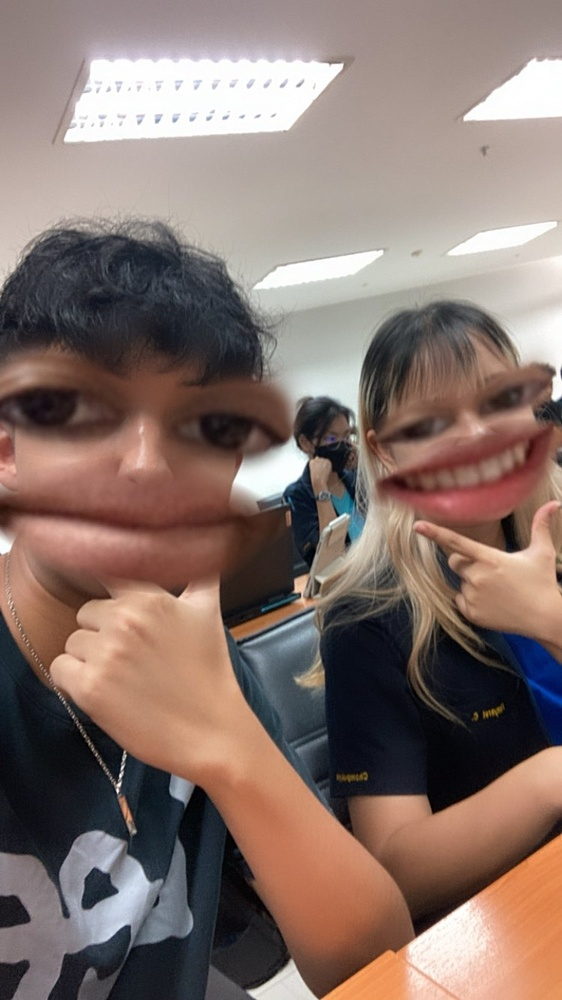
#> input picture labs/lab2/data/jupz-chom.jpg, 562 x 1000 px, shrunk from 750 x 1334 before the run
$ jupyter execute lab2-1.ipynb
#> lines starting #> are read from the running program, lines starting #| are printed output that depends on the picture
[cell 1]
import cv2
import numpy as np
from matplotlib import pyplot as plt

[cell 2]
file_path = ('data/jupz-chom.jpg')

# 2.1.1

[cell 3]
img = cv2.imread(file_path)
#> img is the input picture: shape (1000, 562, 3); mean B, G, R 108.3, 115.3, 134.8

fourcc = cv2.VideoWriter_fourcc(*'mp4v')
out = cv2.VideoWriter('video/output.mp4', fourcc, 15.0, (len(img[0]),len(img)))
l = [[1,2],[0.5,4],[0.75,10],[1.5,-4],[-0.25,5],[-1,4.2],[1.25,-4],[1.25,6],[0.81,-9],[0.14,6.3],[1,-4.5],
     [0.4,5.9],[0.7,6],[-0.3,-2],[1.1,4],[1.5,-0.5],[-0.3,-2],[0.45,1],[1.2,3],[-1.3,-2],[0.09,2.5]]
for i in l:
  tmp = img.copy().astype(float)
  tmp = i[0]*tmp+i[1]
  tmp[tmp>255]=255
  tmp[tmp<0]=0
  out.write(tmp.astype(np.uint8))
#> this loop made 21 passes
#> pass 2, `tmp = i[0]*tmp+i[1]`:
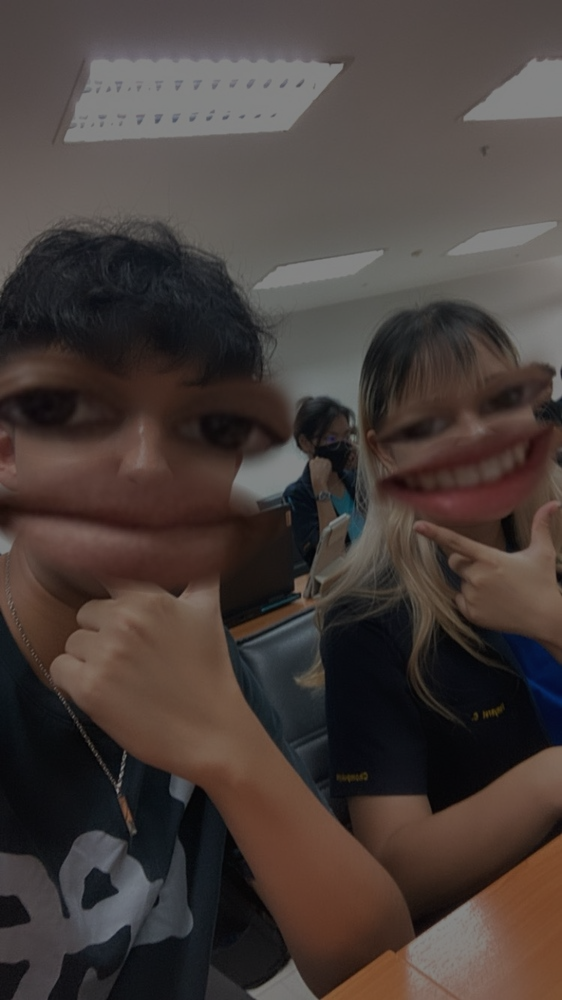
#> tmp: shape (1000, 562, 3) float64; mean B, G, R 58.1, 61.7, 71.4
#> pass 3, `tmp = i[0]*tmp+i[1]`:
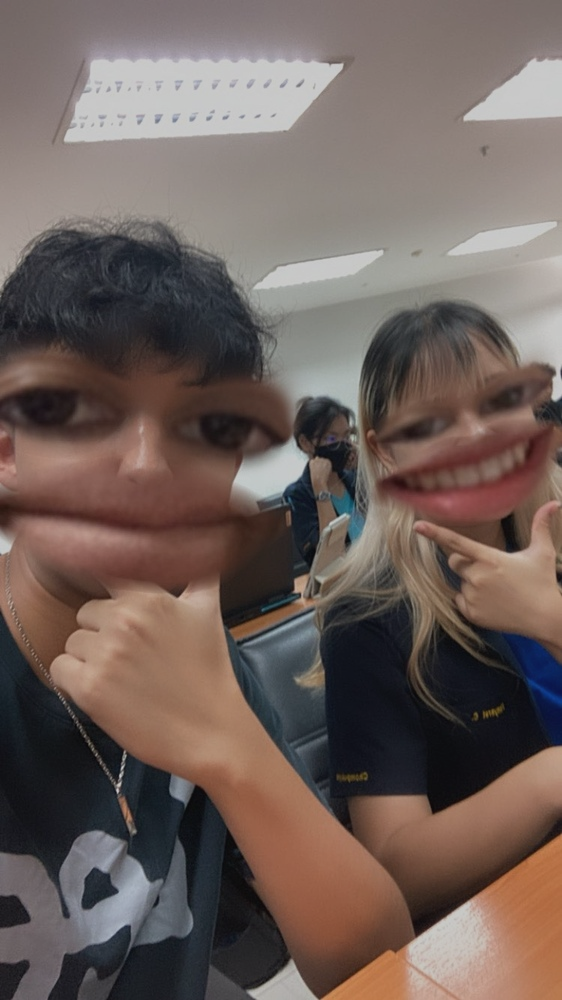
#> tmp: shape (1000, 562, 3) float64; mean B, G, R 91.2, 96.5, 111.1
out.release()

# 2.1.2

[cell 4]
out = cv2.VideoWriter('video/output2.mp4', fourcc, 5.0, (len(img[0]),len(img)))
def qt(m):
  ma,mi=np.max(m),np.min(m)
#> ma = 1.32; mi = 0
  return (m-mi)/(ma-mi)*255
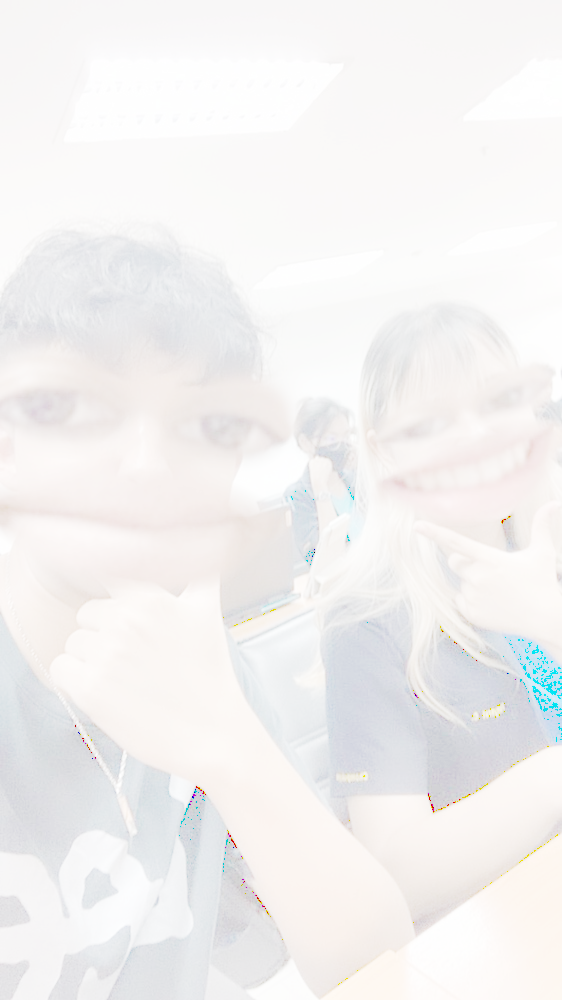
#> returned value: shape (1000, 562, 3) float64; mean of channels 0, 1, 2 241.6, 242.1, 243.4; drawn as B, G, R

tmp = img.copy().astype(float)
out.write(qt(tmp**0.05).astype(np.uint8))
i=0.1
while i<=2:
  tmp = img.copy().astype(float)
  out.write(qt(tmp**i).astype(np.uint8))
  i+=0.1
#> this loop made 19 passes
#> ma in qt on passes 1 to 12: 1.74, 3.03, 5.27, 9.18, 15.97, 27.79, 48.37, 84.18, 146.5, 255, 443.8, 772.4
#> after the loop, i = 2
out.release()

$ run again, with labs/lab2/data/moutain.jpg copied over labs/lab2/data/jupz-chom.jpg
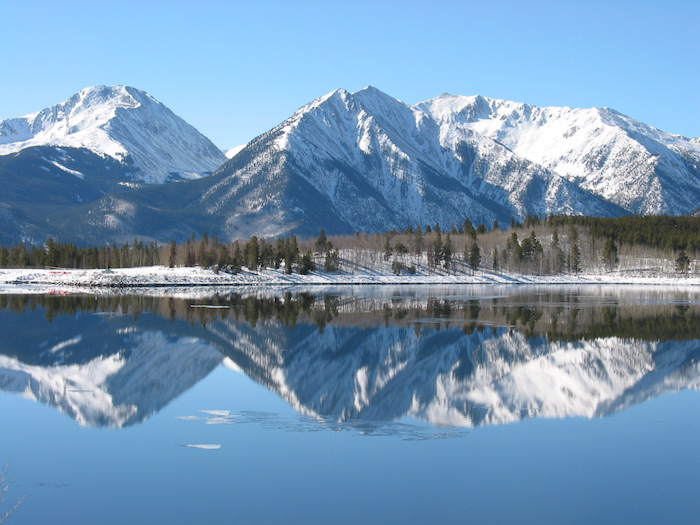
#> input picture labs/lab2/data/moutain.jpg, 700 x 525 px
#> img is the input picture: shape (525, 700, 3); mean B, G, R 178.7, 148.7, 115.9
#> the loop `for i in l:` made 21 passes
#> pass 3, `tmp = i[0]*tmp+i[1]`:
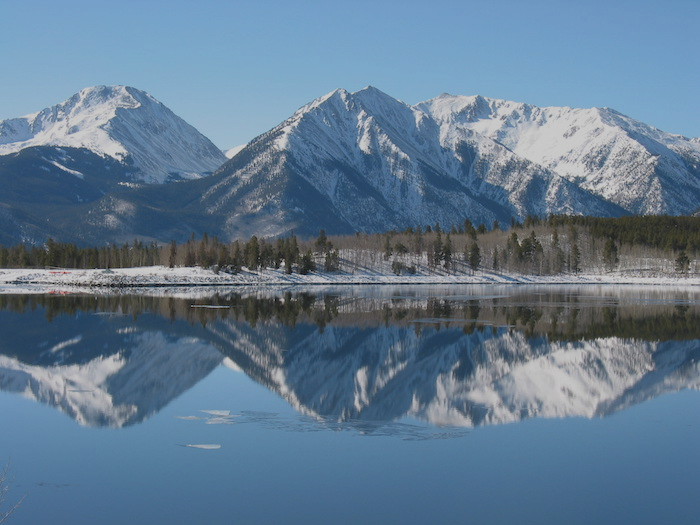
#> tmp: shape (525, 700, 3) float64; mean B, G, R 144, 121.5, 96.9
#> ma = 1.32; mi = 0
#> in qt, `return (m-mi)/(ma-mi)*255`:
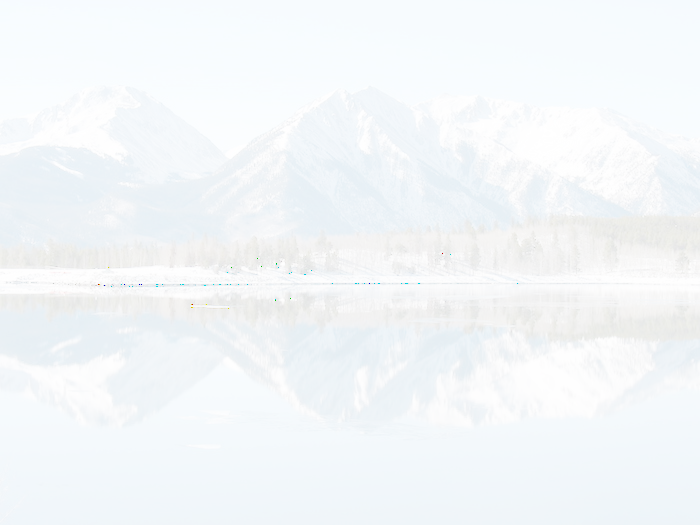
#> returned value: shape (525, 700, 3) float64; mean of channels 0, 1, 2 249.7, 247.4, 244; drawn as B, G, R
#> the loop `while i<=2:` made 19 passes
#> ma in qt on passes 1 to 8: 1.74, 3.03, 5.27, 9.18, 15.97, 27.79, 48.37, 84.18
#> after the loop `while i<=2:`: i = 2
